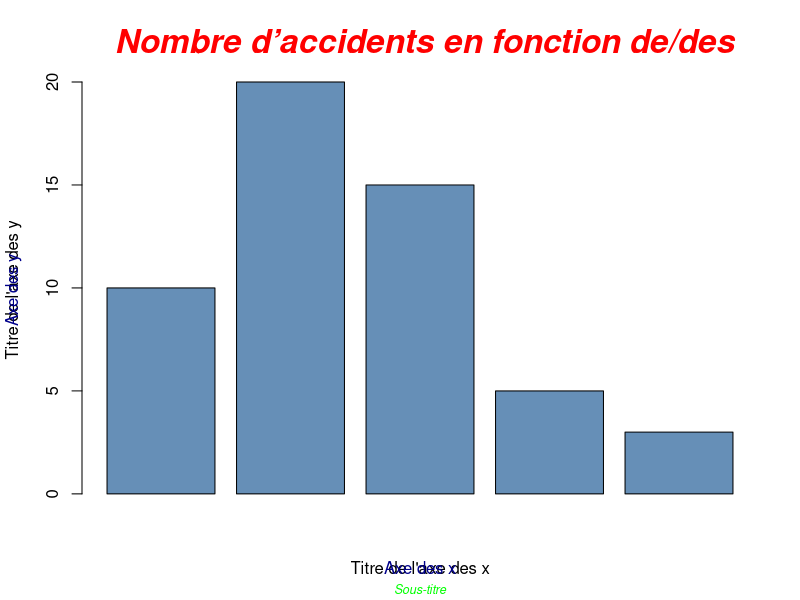

Write R code to recreate this figure.
library(ggplot2)

#Nombre d’accidents en fonction des conditions atmosphériques
#Nombre d’accidents en fonction de la description de la surface
#Nombre d’accidents selon la gravite

graphique_bar <- function(var1, var2) {
    barplot(var2, col = "#668FB7", xlab="Titre de l'axe des x",
        ylab="Titre de l'axe des y")
    title(main =" Nombre d’accidents en fonction de/des", 
        sub = "Sous-titre",
        xlab = "Axe des x", ylab = "Axe des y",
      cex.main = 2,   font.main= 4, col.main= "red",
      cex.sub = 0.75, font.sub = 3, col.sub = "green",
      col.lab ="darkblue"
      )

}

graphique_camenbert <- function(var1, var2) {
    pie()
}

#Nombre d’accidents par ville
graphique_bar_empilees <- function(var1, var2) {
    ggplot()
}

#Nombre d’accidents par tranches d’heure
graphique_nuage_points <- function(var1, var2) {
    plot()
}

#Quantité d’accidents en fonction des tranches d’âges
#Moyenne mensuelle des accidents

histograme <- function(var1, var2) {
    hist()
}


categorie <- c("A", "B", "C", "D", "C")
valeur1 <- c(10, 20, 15, 5, 3)
valeur2 <- c(5, 15, 10, 20)



dataframe1 <- data.frame(categorie = categorie, taille = valeur1)

graphique_bar(dataframe1["categorie"], dataframe1$taille)